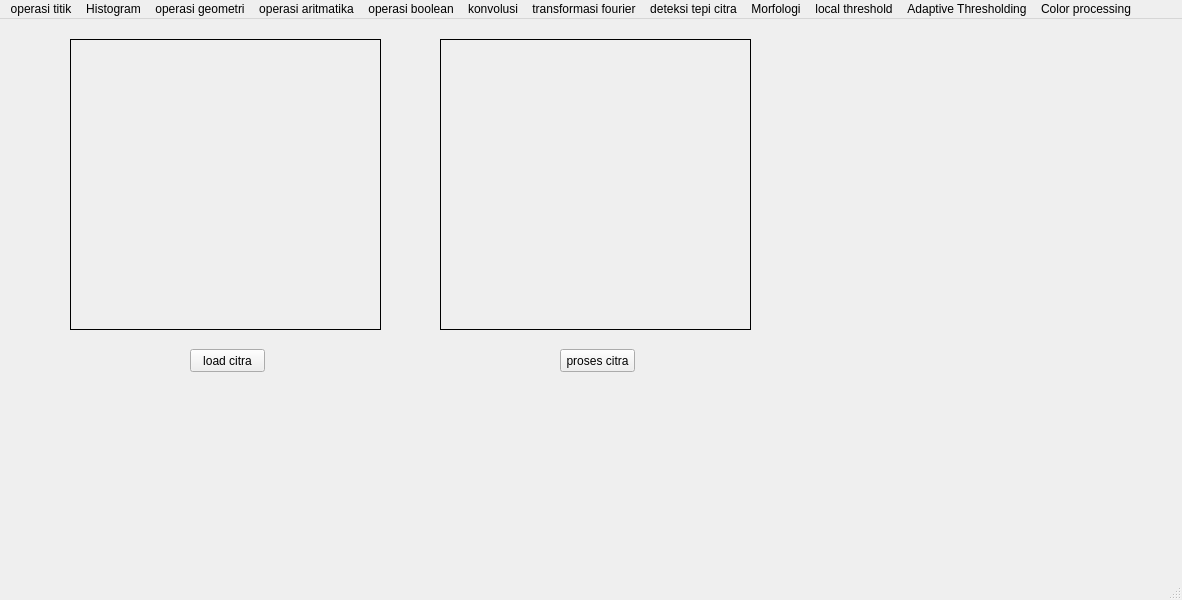
<?xml version="1.0" encoding="UTF-8"?>
<ui version="4.0">
 <class>MainWindow</class>
 <widget class="QMainWindow" name="MainWindow">
  <property name="geometry">
   <rect>
    <x>0</x>
    <y>0</y>
    <width>1182</width>
    <height>600</height>
   </rect>
  </property>
  <property name="windowTitle">
   <string>MainWindow</string>
  </property>
  <widget class="QWidget" name="centralwidget">
   <widget class="QPushButton" name="pushButton">
    <property name="geometry">
     <rect>
      <x>190</x>
      <y>330</y>
      <width>75</width>
      <height>23</height>
     </rect>
    </property>
    <property name="text">
     <string>load citra</string>
    </property>
   </widget>
   <widget class="QLabel" name="label">
    <property name="geometry">
     <rect>
      <x>70</x>
      <y>20</y>
      <width>311</width>
      <height>291</height>
     </rect>
    </property>
    <property name="frameShape">
     <enum>QFrame::Box</enum>
    </property>
    <property name="text">
     <string/>
    </property>
   </widget>
   <widget class="QLabel" name="label_2">
    <property name="geometry">
     <rect>
      <x>440</x>
      <y>20</y>
      <width>311</width>
      <height>291</height>
     </rect>
    </property>
    <property name="frameShape">
     <enum>QFrame::Box</enum>
    </property>
    <property name="text">
     <string/>
    </property>
   </widget>
   <widget class="QPushButton" name="proses">
    <property name="geometry">
     <rect>
      <x>560</x>
      <y>330</y>
      <width>75</width>
      <height>23</height>
     </rect>
    </property>
    <property name="text">
     <string>proses citra</string>
    </property>
   </widget>
  </widget>
  <widget class="QStatusBar" name="statusbar"/>
  <widget class="QMenuBar" name="menubar">
   <property name="geometry">
    <rect>
     <x>0</x>
     <y>0</y>
     <width>1182</width>
     <height>21</height>
    </rect>
   </property>
   <widget class="QMenu" name="pencerahan">
    <property name="title">
     <string>operasi titik</string>
    </property>
    <addaction name="actionpencerahan"/>
    <addaction name="actionsimple_contras"/>
    <addaction name="actioncontrast_stretching"/>
    <addaction name="actionNegative_Image"/>
    <addaction name="actionBiner_Image"/>
   </widget>
   <widget class="QMenu" name="menuHistogram">
    <property name="title">
     <string>Histogram</string>
    </property>
    <addaction name="actionhistogram_graysclae"/>
    <addaction name="actionRGB_Histogram"/>
    <addaction name="actionEqual_Histogram"/>
   </widget>
   <widget class="QMenu" name="menuoperasi_geometri">
    <property name="title">
     <string>operasi geometri</string>
    </property>
    <widget class="QMenu" name="menurotasi">
     <property name="title">
      <string>rotasi</string>
     </property>
     <addaction name="action_45_derajat"/>
     <addaction name="action45_derajat"/>
     <addaction name="actionmin90_derajat"/>
     <addaction name="action90_derajat"/>
     <addaction name="action180_derajat"/>
     <addaction name="actiontranspose"/>
    </widget>
    <widget class="QMenu" name="menuresize">
     <property name="title">
      <string>resize</string>
     </property>
     <addaction name="actionzoom_in"/>
     <addaction name="actionzoom_out"/>
     <addaction name="actionskewed_image"/>
    </widget>
    <addaction name="actiontranslasi"/>
    <addaction name="menurotasi"/>
    <addaction name="menuresize"/>
    <addaction name="actioncrop"/>
   </widget>
   <widget class="QMenu" name="menuoperasi_aritmatika">
    <property name="title">
     <string>operasi aritmatika</string>
    </property>
    <addaction name="actiontambah"/>
    <addaction name="actionkurang"/>
    <addaction name="actionkali"/>
    <addaction name="actionbagi"/>
   </widget>
   <widget class="QMenu" name="menuoperasi_boolean">
    <property name="title">
     <string>operasi boolean</string>
    </property>
    <addaction name="actionAND"/>
    <addaction name="actionOR"/>
    <addaction name="actionXOR"/>
   </widget>
   <widget class="QMenu" name="menukonvolusi">
    <property name="title">
     <string>konvolusi</string>
    </property>
    <widget class="QMenu" name="menufilter">
     <property name="title">
      <string>filter</string>
     </property>
     <addaction name="actionkonfila"/>
     <addaction name="actionkonfilb"/>
    </widget>
    <widget class="QMenu" name="menumeanfilter">
     <property name="title">
      <string>meanfilter</string>
     </property>
     <addaction name="actionmeana"/>
     <addaction name="actionmeanb"/>
    </widget>
    <widget class="QMenu" name="menusharpening">
     <property name="title">
      <string>sharpening</string>
     </property>
     <addaction name="actionsharp1"/>
     <addaction name="actionsharp2"/>
     <addaction name="actionsharp3"/>
     <addaction name="actionsharp4"/>
     <addaction name="actionsharp5_2"/>
     <addaction name="actionsharp6_2"/>
     <addaction name="actionlaplace"/>
    </widget>
    <addaction name="menufilter"/>
    <addaction name="menumeanfilter"/>
    <addaction name="actiongaussian"/>
    <addaction name="menusharpening"/>
    <addaction name="actionmedmax_2"/>
    <addaction name="actionmedmin_2"/>
    <addaction name="actionmedian_2"/>
   </widget>
   <widget class="QMenu" name="menutransformasi_fourier">
    <property name="title">
     <string>transformasi fourier</string>
    </property>
    <addaction name="actionDFT_Smooting"/>
    <addaction name="actionDFT_HPF"/>
   </widget>
   <widget class="QMenu" name="menudeteksi_tei_citra">
    <property name="title">
     <string>deteksi tepi citra</string>
    </property>
    <addaction name="actionsobel"/>
    <addaction name="actionprewitt"/>
    <addaction name="actionroberts"/>
    <addaction name="actioncanny"/>
   </widget>
   <widget class="QMenu" name="menuMorfologi">
    <property name="title">
     <string>Morfologi</string>
    </property>
    <addaction name="actiondilasi"/>
    <addaction name="actionerosi"/>
    <addaction name="actionopening"/>
    <addaction name="actionclosing"/>
    <addaction name="actionskeletonizing"/>
   </widget>
   <widget class="QMenu" name="menulocal_threshold">
    <property name="title">
     <string>local threshold</string>
    </property>
    <addaction name="actionbinary"/>
    <addaction name="actionbinaryinvers"/>
    <addaction name="actiontrunch"/>
    <addaction name="actionto_zero"/>
    <addaction name="actionto_zero_invers"/>
   </widget>
   <widget class="QMenu" name="menuAdaptive_Thresholding">
    <property name="title">
     <string>Adaptive Thresholding</string>
    </property>
    <addaction name="actionMean_Thresholding"/>
    <addaction name="action_Gaussian_Thresholding"/>
    <addaction name="actionotsu_threshld"/>
    <addaction name="actioncountour"/>
   </widget>
   <widget class="QMenu" name="menuColor_processing">
    <property name="title">
     <string>Color processing</string>
    </property>
    <addaction name="actioncolor_tracking"/>
    <addaction name="actioncolor_picker"/>
   </widget>
   <addaction name="pencerahan"/>
   <addaction name="menuHistogram"/>
   <addaction name="menuoperasi_geometri"/>
   <addaction name="menuoperasi_aritmatika"/>
   <addaction name="menuoperasi_boolean"/>
   <addaction name="menukonvolusi"/>
   <addaction name="menutransformasi_fourier"/>
   <addaction name="menudeteksi_tei_citra"/>
   <addaction name="menuMorfologi"/>
   <addaction name="menulocal_threshold"/>
   <addaction name="menuAdaptive_Thresholding"/>
   <addaction name="menuColor_processing"/>
  </widget>
  <action name="actionpencerahan">
   <property name="text">
    <string>pencerahan</string>
   </property>
  </action>
  <action name="actionsimple_contras">
   <property name="text">
    <string>simple contrast</string>
   </property>
  </action>
  <action name="actionContrast_Stretching">
   <property name="text">
    <string>contras streching</string>
   </property>
  </action>
  <action name="actioncontrast_stretching">
   <property name="text">
    <string>contrast stretching</string>
   </property>
  </action>
  <action name="actionNegative_Image">
   <property name="text">
    <string>Negative Image</string>
   </property>
  </action>
  <action name="actionBiner_Image">
   <property name="text">
    <string>Biner Image</string>
   </property>
  </action>
  <action name="actionhistogram_graysclae">
   <property name="text">
    <string>histogram grayscale</string>
   </property>
  </action>
  <action name="actionRGB_Histogram">
   <property name="text">
    <string>Histogram RGB</string>
   </property>
  </action>
  <action name="actionEqual_Histogram">
   <property name="text">
    <string>Histogram Equalization</string>
   </property>
  </action>
  <action name="actiontranslasi">
   <property name="text">
    <string>translasi</string>
   </property>
  </action>
  <action name="action_45_derajat">
   <property name="text">
    <string>-45 derajat</string>
   </property>
  </action>
  <action name="action45_derajat">
   <property name="text">
    <string>45 derajat</string>
   </property>
  </action>
  <action name="actionmin90_derajat">
   <property name="text">
    <string>-90 derajat</string>
   </property>
  </action>
  <action name="action90_derajat">
   <property name="text">
    <string>90 derajat</string>
   </property>
  </action>
  <action name="action180_derajat">
   <property name="text">
    <string>180 derajat</string>
   </property>
  </action>
  <action name="actionzoom_in">
   <property name="text">
    <string>zoom in</string>
   </property>
  </action>
  <action name="actionzoom_out">
   <property name="text">
    <string>zoom out</string>
   </property>
  </action>
  <action name="actionskewed_image">
   <property name="text">
    <string>skewed image</string>
   </property>
  </action>
  <action name="actioncrop">
   <property name="text">
    <string>crop</string>
   </property>
  </action>
  <action name="actiontambah">
   <property name="text">
    <string>tambah</string>
   </property>
  </action>
  <action name="actionkurang">
   <property name="text">
    <string>kurang</string>
   </property>
  </action>
  <action name="actionkali">
   <property name="text">
    <string>kali</string>
   </property>
  </action>
  <action name="actionbagi">
   <property name="text">
    <string>bagi</string>
   </property>
  </action>
  <action name="actionAND">
   <property name="text">
    <string>AND</string>
   </property>
  </action>
  <action name="actionor">
   <property name="text">
    <string>or</string>
   </property>
  </action>
  <action name="actionOR">
   <property name="text">
    <string>OR</string>
   </property>
  </action>
  <action name="actionXOR">
   <property name="text">
    <string>XOR</string>
   </property>
  </action>
  <action name="actiontranspose">
   <property name="text">
    <string>transpose</string>
   </property>
  </action>
  <action name="actionmean">
   <property name="text">
    <string>mean</string>
   </property>
  </action>
  <action name="actionkonfila">
   <property name="text">
    <string>konfila</string>
   </property>
  </action>
  <action name="actionkonfilb">
   <property name="text">
    <string>konfilb</string>
   </property>
  </action>
  <action name="actionmeana">
   <property name="text">
    <string>meana</string>
   </property>
  </action>
  <action name="actionmeanb">
   <property name="text">
    <string>meanb</string>
   </property>
  </action>
  <action name="actiongaussian">
   <property name="text">
    <string>gaussian</string>
   </property>
  </action>
  <action name="action1">
   <property name="text">
    <string>1</string>
   </property>
  </action>
  <action name="actionsharp1">
   <property name="text">
    <string>sharp1</string>
   </property>
  </action>
  <action name="actionsharp2">
   <property name="text">
    <string>sharp2</string>
   </property>
  </action>
  <action name="actionsharp3">
   <property name="text">
    <string>sharp3</string>
   </property>
  </action>
  <action name="actionsharp4">
   <property name="text">
    <string>sharp4</string>
   </property>
  </action>
  <action name="actionsharp5">
   <property name="text">
    <string>sharp5</string>
   </property>
  </action>
  <action name="actionsharp6">
   <property name="text">
    <string>sharp6</string>
   </property>
  </action>
  <action name="actionsharp5_2">
   <property name="text">
    <string>sharp5</string>
   </property>
  </action>
  <action name="actionsharp6_2">
   <property name="text">
    <string>sharp6</string>
   </property>
  </action>
  <action name="actionlaplace">
   <property name="text">
    <string>laplace</string>
   </property>
  </action>
  <action name="actionmax">
   <property name="text">
    <string>max</string>
   </property>
  </action>
  <action name="actionmin">
   <property name="text">
    <string>min</string>
   </property>
  </action>
  <action name="actionmedmax">
   <property name="text">
    <string>medmax</string>
   </property>
  </action>
  <action name="actionmedmin">
   <property name="text">
    <string>medmin</string>
   </property>
  </action>
  <action name="actionmedmax_2">
   <property name="text">
    <string>medmax</string>
   </property>
  </action>
  <action name="actionmedmin_2">
   <property name="text">
    <string>medmin</string>
   </property>
  </action>
  <action name="actionmedian_2">
   <property name="text">
    <string>median</string>
   </property>
  </action>
  <action name="actionDFT_smoothing">
   <property name="text">
    <string>DFT.smoothing</string>
   </property>
  </action>
  <action name="actionDFT_Smooting">
   <property name="text">
    <string>DFT.Smooting</string>
   </property>
  </action>
  <action name="actionDFT_HPF">
   <property name="text">
    <string>DFT.HPF</string>
   </property>
  </action>
  <action name="actionsobel">
   <property name="text">
    <string>sobel</string>
   </property>
  </action>
  <action name="actionprewitt">
   <property name="text">
    <string>prewitt</string>
   </property>
  </action>
  <action name="actionroberts">
   <property name="text">
    <string>roberts</string>
   </property>
  </action>
  <action name="actioncanny">
   <property name="text">
    <string>canny</string>
   </property>
  </action>
  <action name="actiondilasi">
   <property name="text">
    <string>dilasi</string>
   </property>
  </action>
  <action name="actionerosi">
   <property name="text">
    <string>erosi</string>
   </property>
  </action>
  <action name="actionopening">
   <property name="text">
    <string>opening</string>
   </property>
  </action>
  <action name="actionclosing">
   <property name="text">
    <string>closing</string>
   </property>
  </action>
  <action name="actionskeletonizing">
   <property name="text">
    <string>skeletonizing</string>
   </property>
  </action>
  <action name="actionbinary">
   <property name="text">
    <string>binary</string>
   </property>
  </action>
  <action name="actionbinaryinvers">
   <property name="text">
    <string>binaryinvers</string>
   </property>
  </action>
  <action name="actiontrunch">
   <property name="text">
    <string>trunch</string>
   </property>
  </action>
  <action name="actionto_zero">
   <property name="text">
    <string>to zero</string>
   </property>
  </action>
  <action name="actionto_zero_invers">
   <property name="text">
    <string>to zero invers</string>
   </property>
  </action>
  <action name="actionMean_Thresholding">
   <property name="text">
    <string>Mean Thresholding</string>
   </property>
  </action>
  <action name="action_Gaussian_Thresholding">
   <property name="text">
    <string> Gaussian Thresholding</string>
   </property>
  </action>
  <action name="actionotsu_threshld">
   <property name="text">
    <string>otsu threshld</string>
   </property>
  </action>
  <action name="actioncountour">
   <property name="text">
    <string>countour</string>
   </property>
  </action>
  <action name="actioncolor_tracking">
   <property name="text">
    <string>color tracking</string>
   </property>
  </action>
  <action name="actioncolor_picker">
   <property name="text">
    <string>color picker</string>
   </property>
  </action>
 </widget>
 <resources/>
 <connections/>
</ui>
